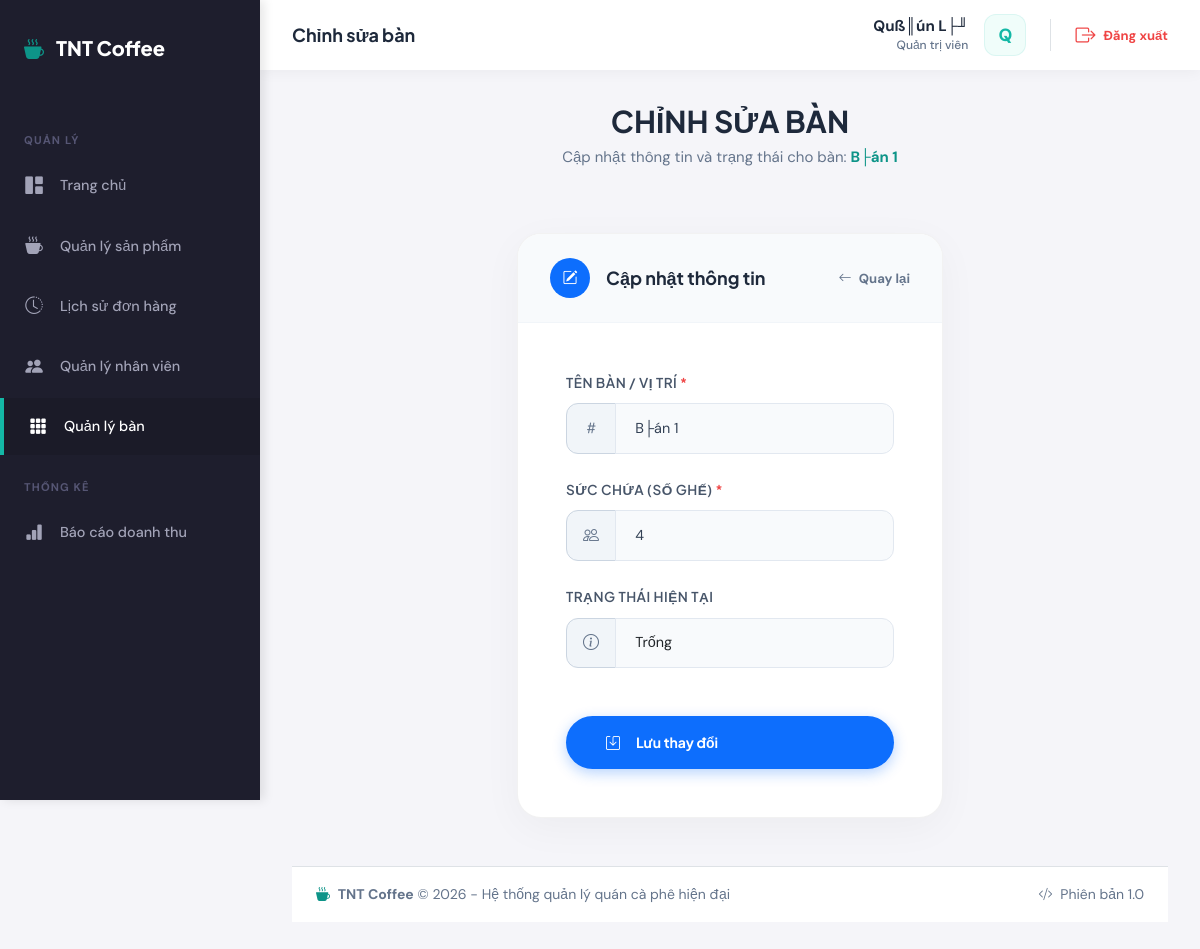
The page /admin/tables/edit.php?id=1 (signed in) on the database its author committed.
### tables this page shows
CREATE TABLE `tables` (
  `id` int(11) NOT NULL AUTO_INCREMENT,
  `name` varchar(50) NOT NULL,
  `capacity` int(11) NOT NULL DEFAULT 4,
  `status` enum('free','booked','busy') DEFAULT 'free',
  `created_at` timestamp NULL DEFAULT current_timestamp(),
  `updated_at` timestamp NULL DEFAULT current_timestamp() ON UPDATE current_timestamp(),
  PRIMARY KEY (`id`)
);

### config/database.php (called while the page is built, shortened)
<?php
function executeQuery($pdo, $sql, $params = []) {
    try {
        $stmt = $pdo->prepare($sql);
        $stmt->execute($params);
        return $stmt;
    } catch (PDOException $e) {
        error_log("Query Error: " . $e->getMessage());
        throw $e;
    }
}
function fetchOne($pdo, $sql, $params = []) {
    $stmt = executeQuery($pdo, $sql, $params);
    return $stmt->fetch();
}

### admin/tables/edit.php (the view, shortened to what this page needs)
<?php
require_once dirname(dirname(__DIR__)) . '/config/database.php';
$errors = [];
$tableId = isset($_GET['id']) ? (int)$_GET['id'] : 0;
try {
    $sql = "SELECT * FROM tables WHERE id = ?";
    $table = fetchOne($pdo, $sql, [$tableId]);
} catch (PDOException $e) {
    error_log("Fetch Table Error: " . $e->getMessage());
    setMessage('danger', 'Có lỗi khi tải thông tin bàn.');
    $return_url = ($_SESSION['role'] === 'admin') ? '/admin/tables/index.php' : '/employee/tables/index.php';
    redirect($return_url);
}
$formData = [
    'name' => $table['name'],
    'seat_count' => $table['capacity'],
    'status' => $table['status']
];
require_once dirname(dirname(__DIR__)) . '/includes/header.php';
?>
<div class="row mb-5">
    <div class="col-12 text-center">
        <h2 class="fw-bold mb-1" style="color: #1e293b;">CHỈNH SỬA BÀN</h2>
        <p class="text-muted">Cập nhật thông tin và trạng thái cho bàn: <span class="text-primary fw-bold"><?php echo htmlspecialchars($table['name']); ?></span></p>
    </div>
</div>
<div class="row mb-5">
    <div class="col-lg-6 col-md-8 mx-auto">
        <div class="premium-card">
            <div class="premium-card-header d-flex justify-content-between align-items-center">
                <div class="d-flex align-items-center">
                    <div class="bg-primary text-white rounded-circle d-flex align-items-center justify-content-center me-3" style="width: 40px; height: 40px;">
                        <i class="bi bi-pencil-square"></i>
                    </div>
                    <h5 class="fw-bold mb-0">Cập nhật thông tin</h5>
                </div>
                <a href="<?php echo BASE_URL; ?>/admin/tables/index.php" class="small text-decoration-none text-muted fw-bold">
                    <i class="bi bi-arrow-left me-1"></i> Quay lại
                </a>
            </div>
            <div class="card-body p-4 p-md-5">
                <form method="POST" action="">
                    <div class="mb-4">
                        <label for="name" class="form-label">Tên bàn / Vị trí <span class="text-danger">*</span></label>
                        <div class="input-group">
                            <span class="input-group-text input-group-text-premium"><i class="bi bi-hash"></i></span>
                            <input type="text" class="form-control form-control-premium form-control-premium-group <?php echo isset($errors['name']) ? 'is-invalid' : ''; ?>"
                                   id="name" name="name" value="<?php echo htmlspecialchars($formData['name']); ?>"
                                   placeholder="Ví dụ: Bàn 12, Khu VIP 1..." required autofocus>
                        </div>
                    </div>
                    <div class="mb-4">
                        <label for="seat_count" class="form-label">Sức chứa (Số ghế) <span class="text-danger">*</span></label>
                        <div class="input-group">
                            <span class="input-group-text input-group-text-premium"><i class="bi bi-people"></i></span>
                            <input type="number" class="form-control form-control-premium form-control-premium-group <?php echo isset($errors['seat_count']) ? 'is-invalid' : ''; ?>"
                                   id="seat_count" name="seat_count" value="<?php echo htmlspecialchars($formData['seat_count']); ?>"
                                   min="1" required>
                        </div>
                    </div>
                    <div class="mb-5">
                        <label for="status" class="form-label">Trạng thái hiện tại</label>
                        <div class="input-group">
                            <span class="input-group-text input-group-text-premium"><i class="bi bi-info-circle"></i></span>
                            <select class="form-select form-control-premium form-control-premium-group <?php echo isset($errors['status']) ? 'is-invalid' : ''; ?>"
                                    id="status" name="status">
                                <option value="free" <?php echo $formData['status'] === 'free' ? 'selected' : ''; ?>>Trống</option>
                            </select>
                        </div>
                    </div>
                    <div class="d-flex justify-content-center">
                        <button type="submit" class="btn btn-premium rounded-pill w-100 py-3">
                            <i class="bi bi-save me-2"></i> Lưu thay đổi
                        </button>
                    </div>
                </form>
            </div>
        </div>
    </div>
</div>
<?php require_once dirname(dirname(__DIR__)) . '/includes/footer.php'; ?>

### assets/css/style.css (style rules this page uses)
:root { --primary-50: #f0fdfa; --primary-100: #ccfbf1; --primary-200: #99f6e4; --primary-300: #5eead4; --primary-400: #2dd4bf; --primary-500: #14b8a6; --primary-600: #0d9488; --primary-700: #0f766e; --primary-800: #115e59; --primary-900: #134e4a; --accent-400: #fb923c; --accent-500: #f97316; --accent-600: #ea580c; --gray-50: #f8fafc; --gray-100: #f1f5f9; --gray-200: #e2e8f0; --gray-300: #cbd5e1; --gray-400: #94a3b8; --gray-500: #64748b; --gray-600: #475569; --gray-700: #334155; --gray-800: #1e293b; --gray-900: #0f172a; --success: #22c55e; --warning: #eab308; --danger: #ef4444; --info: #3b82f6; --font-display: 'Plus Jakarta Sans', sans-serif; --font-body: 'DM Sans', sans-serif; --shadow-sm: 0 1px 2px 0 rgb(0 0 0 / 0.05); --shadow: 0 1px 3px 0 rgb(0 0 0 / 0.1), 0 1px 2px -1px rgb(0 0 0 / 0.1); --shadow-md: 0 4px 6px -1px rgb(0 0 0 / 0.1), 0 2px 4px -2px rgb(0 0 0 / 0.1); --shadow-lg: 0 10px 15px -3px rgb(0 0 0 / 0.1), 0 4px 6px -4px rgb(0 0 0 / 0.1); --shadow-xl: 0 20px 25px -5px rgb(0 0 0 / 0.1), 0 8px 10px -6px rgb(0 0 0 / 0.1); --radius-sm: 0.375rem; --radius: 0.5rem; --radius-md: 0.75rem; --radius-lg: 1rem; --radius-xl: 1.5rem; --radius-full: 9999px; --transition-fast: 150ms cubic-bezier(0.4, 0, 0.2, 1); --transition: 200ms cubic-bezier(0.4, 0, 0.2, 1); --transition-slow: 300ms cubic-bezier(0.4, 0, 0.2, 1); }
*, *::before, *::after { box-sizing: border-box; margin: 0; padding: 0; }
html { scroll-behavior: smooth; }
body { font-family: var(--font-body); font-size: 15px; line-height: 1.6; color: var(--gray-700); background: linear-gradient(135deg, var(--gray-50) 0%, var(--primary-50) 100%); min-height: 100vh; -webkit-font-smoothing: antialiased; -moz-osx-font-smoothing: grayscale; }
h1, h2, h3, h4, h5, h6 { font-family: var(--font-display); font-weight: 700; color: var(--gray-800); line-height: 1.3; }
h2 { font-size: 1.875rem; }
h5 { font-size: 1.125rem; }
:root { --sidebar-width: 260px; --sidebar-bg: #1e1e2d; --sidebar-color: #a2a3b7; --sidebar-active-bg: #1b1b28; --sidebar-active-color: #ffffff; --content-bg: #f5f5f9; --topbar-height: 70px; }
.btn { font-family: var(--font-display); font-weight: 600; font-size: 0.875rem; padding: 0.625rem 1.25rem; border-radius: var(--radius); transition: var(--transition); display: inline-flex; align-items: center; gap: 0.5rem; border: none; cursor: pointer; }
.form-label { font-family: var(--font-display); font-weight: 600; font-size: 0.875rem; color: var(--gray-700); margin-bottom: 0.5rem; }
.form-control { font-family: var(--font-body); font-size: 0.9rem; padding: 0.75rem 1rem; border: 1px solid var(--gray-300); border-radius: var(--radius); background: white; color: var(--gray-700); transition: var(--transition); }
.form-control::placeholder { color: var(--gray-400); }
.form-select { font-family: var(--font-body); font-size: 0.9rem; padding: 0.75rem 1rem; border: 1px solid var(--gray-300); border-radius: var(--radius); background: white; transition: var(--transition); }
.input-group { position: relative; }
.input-group .input-group-text { background: var(--gray-100); border: 1px solid var(--gray-300); color: var(--gray-500); padding: 0.75rem 1rem; }
.text-primary { color: var(--primary-600) !important; }
.text-danger { color: var(--danger) !important; }
.text-muted { color: var(--gray-500) !important; }
.fw-bold { font-weight: 700 !important; }

### admin/tables/edit.php (style rules this page uses)
.premium-card { background: white; border: 1px solid rgba(0,0,0,0.05); border-radius: 24px; box-shadow: 0 10px 40px rgba(0,0,0,0.04); overflow: hidden; }
.premium-card-header { background: #f8fafc; border-bottom: 1px solid #f1f5f9; padding: 1.5rem 2rem; }
.form-label { font-weight: 600; color: #475569; font-size: 0.85rem; text-transform: uppercase; letter-spacing: 0.5px; margin-bottom: 0.6rem; }
.form-control-premium { border: 1px solid #e2e8f0; border-radius: 12px; padding: 0.85rem 1.2rem; transition: all 0.3s ease; background-color: #f8fafc; }
.input-group-text-premium { background: #f1f5f9; border: 1px solid #e2e8f0; border-right: none; border-radius: 12px 0 0 12px; color: #64748b; padding-left: 1.2rem; padding-right: 1.2rem; }
.form-control-premium-group { border-radius: 0 12px 12px 0 !important; }
.btn-premium { background: #0d6efd; color: white; border: none; padding: 0.9rem 2.5rem; border-radius: 12px; font-weight: 700; box-shadow: 0 4px 14px rgba(13, 110, 253, 0.3); transition: all 0.3s ease; }

### rows shown on the page
tables: name "B├án 1", seat_count "4", status "Trống"

### other values the page prints
$pageTitle "Chỉnh sửa bàn"
$userName "Quß║ún L├╜"
$userInitial "Q"
